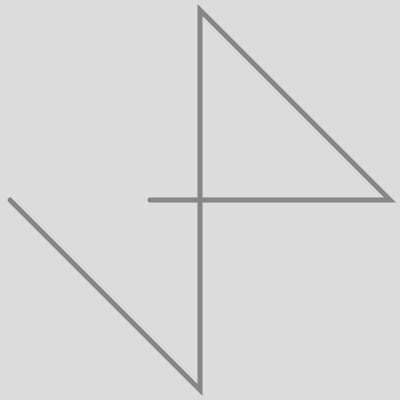
Frame 1 (no input)
Frame 60 (no input): identical to frame 1, image omitted
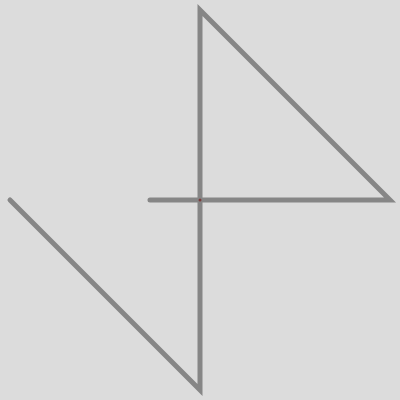
Frame 120 (the mouse pressed at the canvas centre since frame 60)

The p5.js sketch that drew these frames (run headless with seeded random() and noise() and a simulated clock; from frame 60 on, the mouse is pressed at the canvas centre):

// p5.js sketch
// ── sketch.js
let truePath = [
  [10, 200],
  [200, 390],
  [200, 10],
  [390, 200],
  [150, 200]
];

let path = [];
let drawing = false;

let x = 500;
let y = 200;

function setup() {
  createCanvas(400, 400);
}

function draw() {
  background(220);
  
  noFill();
  stroke(100, 200, 100, 200);
  strokeWeight(3);
  
  // Update the path the user's drawing
  if (drawing) {
    path.push([mouseX, mouseY]);
  }
  
  if (path.length > 1) {
    // See if the user's path is following the true path
    let isFollowingPath = IsFollowingPath();

    if (!isFollowingPath) {
      stroke(200, 100, 100)
    }
  }
  
  // Render the user's path
  drawPath(path);
  
  // Draw the true path
  stroke(0, 0, 0, 100);
  strokeWeight(5);
  drawPath(truePath);
}

// Reset the path
function mousePressed() {
  path = [];
  drawing = true;
}

function mouseReleased() {
  drawing = false;
}

function drawPath (p) {
  beginShape();
    for(let i = 0; i < p.length; i ++) {
      vertex(p[i][0], p[i][1]);
    }
  endShape();
}

function IsFollowingPath() {
  
  // See if the first point is within range x of the true path's first point
  if (distSquared(path[0], truePath[0]) > x) {
    return false;
  }
  
  let nextPoint = 1;
  
  for(let i = 0; i < path.length; i ++) {
    
    // See if the path got to the next point
    if (distSquared(path[i], truePath[nextPoint]) < x) {
      
      nextPoint += 1;
      
      if (nextPoint == truePath.length) {
        drawing = false;
        return true;
      }
      
    }
    
    // Otherwise, make sure the point is close enough to the true path
    if (distToSegmentSquared(path[i], truePath[nextPoint-1], truePath[nextPoint]) > y) {
      
      // And leave in an edge case for it being to far from the line when just arriving at the point
      if (distSquared(path[i], truePath[nextPoint-1]) > x) {
        return false;
      }
      
    }
    
  }
  
  return true;
  
}

function distSquared (x, y) {
  
  return (x[0] - y[0]) * (x[0] - y[0]) + (x[1] - y[1]) * (x[1] - y[1])
  
}

function distToSegmentSquared(p, v, w) {
  let l2 = distSquared(v, w);
  if (l2 == 0) {
    return distSquared(p, v);
  }
  
  let t = ((p[0] - v[0]) * (w[0] - v[0]) + (p[1] - v[1]) * (w[1] - v[1])) / l2;
  t = Math.max(0, Math.min(1, t));
  
  return distSquared(p, [
                        v[0] + t * (w[0] - v[0]), 
                        v[1] + t * (w[1] - v[1])
  ]);
}

function distToSegment(p, v, w) { 
  return Math.sqrt(distToSegmentSquared(p, v, w)); 
}
